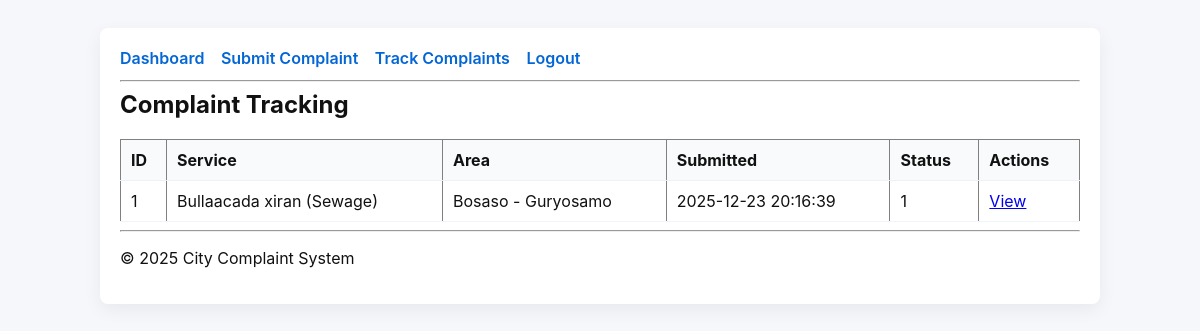
The page /public/complaint-track.php (signed in) on the database its author committed.
### tables this page shows
CREATE TABLE complaints (
    complaint_id BIGINT PRIMARY KEY AUTO_INCREMENT,
    citizen_id BIGINT NOT NULL,
    service_id INT NOT NULL,
    area_id INT NOT NULL,
    priority_id TINYINT NOT NULL,
    current_status_id TINYINT NOT NULL,
    sentiment_id TINYINT NULL,
    description TEXT,
    submitted_at DATETIME DEFAULT CURRENT_TIMESTAMP,
    resolved_at DATETIME NULL,
    FOREIGN KEY (citizen_id) REFERENCES citizens(citizen_id),
    FOREIGN KEY (service_id) REFERENCES services(service_id),
    FOREIGN KEY (area_id) REFERENCES areas(area_id),
    FOREIGN KEY (priority_id) REFERENCES priorities(priority_id),
    FOREIGN KEY (current_status_id) REFERENCES complaint_statuses(status_id),
    FOREIGN KEY (sentiment_id) REFERENCES sentiment_levels(sentiment_id)
);

CREATE TABLE services (
    service_id INT PRIMARY KEY AUTO_INCREMENT,
    department_id INT NOT NULL,
    service_name VARCHAR(100) NOT NULL,
    expected_resolution_hours INT,
    is_active TINYINT DEFAULT 1,
    FOREIGN KEY (department_id) REFERENCES departments(department_id)
);

CREATE TABLE areas (
    area_id INT PRIMARY KEY AUTO_INCREMENT,
    district_name VARCHAR(100) NOT NULL,
    neighborhood_name VARCHAR(100) NOT NULL,
    latitude DECIMAL(10,7),
    longitude DECIMAL(10,7)
);

### public/complaint-track.php (the view, shortened to what this page needs)
<?php
require_once __DIR__ . '/../config/database.php';
$user = current_user(); $role = $user['role_id'];
if ($role == 1 || $role == 2) {
    $q = $conn->prepare('SELECT c.complaint_id, c.description, c.submitted_at, c.current_status_id, s.service_name, a.district_name, a.neighborhood_name, ci.user_id FROM complaints c JOIN services s ON c.service_id=s.service_id JOIN areas a ON c.area_id=a.area_id JOIN citizens ci ON c.citizen_id=ci.citizen_id ORDER BY c.submitted_at DESC');
    $q->execute();
}
$res = $q->get_result();
include __DIR__ . '/../includes/header.php';
include __DIR__ . '/../includes/navbar.php';
echo '<h2>Complaint Tracking</h2>';
echo '<table border="1" cellpadding="6" cellspacing="0" width="100%"><tr><th>ID</th><th>Service</th><th>Area</th><th>Submitted</th><th>Status</th><th>Actions</th></tr>';
while ($r = $res->fetch_assoc()) {
    $id = (int)$r['complaint_id'];
    $service = htmlspecialchars($r['service_name']);
    $area = htmlspecialchars($r['district_name'] . ' - ' . $r['neighborhood_name']);
    $submitted = htmlspecialchars($r['submitted_at']);
    $status = (int)$r['current_status_id'];
    echo "<tr><td>$id</td><td>$service</td><td>$area</td><td>$submitted</td><td>$status</td><td><a href=\"complaint-view.php?id=$id\">View</a></td></tr>";
}
echo '</table>';
include __DIR__ . '/../includes/footer.php';

### public/assets/css/style.css (style rules this page uses)
:root { --primary: #0366d6; --muted: #6b7280; --bg: #f6f7fb; --card: #ffffff; }
* { box-sizing: border-box }
body { font-family: Inter, Segoe UI, Arial, Helvetica, sans-serif; margin: 0; background: var(--bg); color: #111 }
h2 { margin-top: 8px }
table { width: 100%; border-collapse: collapse; margin-top: 12px }
table th { background: #f8fafc; padding: 10px; text-align: left; border-bottom: 1px solid #eef2f7 }
table td { padding: 10px; border-bottom: 1px solid #f1f5f9 }

### rows shown on the page
complaints: complaint_id "1", service.service_name "Bullaacada xiran (Sewage)", area.neighborhood_name "Bosaso - Guryosamo", submitted_at "2025-12-23 20:16:39", current_status "1"
